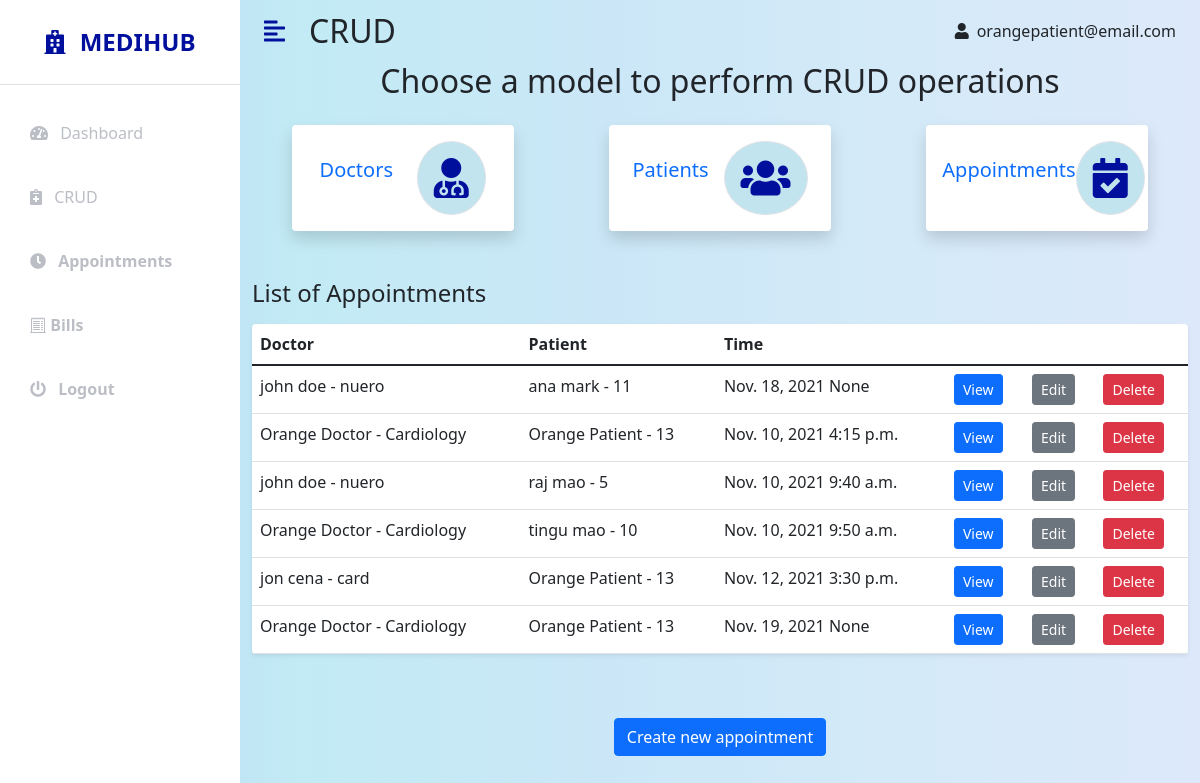
Screenshot of /adminapp/crud/appointments/ (signed in) with the database file from the repository.
### hospital/models.py (models this page shows, shortened)
class Appointment(models.Model):
    doctor = models.ForeignKey(Doctor, on_delete=models.CASCADE, null=True, blank=True)
    patient = models.ForeignKey(Patient, on_delete=models.CASCADE, null=True, blank=True)
    date = models.DateField(null=True, blank=True)
    time = models.TimeField(null=True, blank=True)
    details = models.TextField(max_length=1000, null=True, blank=True)
    confirmed = models.BooleanField(default=False)
    completed = models.BooleanField(default=False)

class Doctor(models.Model):
    GENDER_CHOICES = [
        ('M', 'Male'),
        ('F', 'Female'),
        ('X', 'Other'),
    ]
    user = models.OneToOneField(User, on_delete=models.CASCADE, null=True, blank=True)
    first_name = models.CharField(max_length=50, null=True, blank=True)
    last_name = models.CharField(max_length=50, null=True, blank=True)
    gender = models.CharField(max_length=1, choices=GENDER_CHOICES, null=True, blank=True)
    dob = models.DateField(null=True, blank=True)
    department = models.CharField(max_length=50, null=True, blank=True)
    phone = models.CharField(max_length=10, null=True, blank=True)
    address = models.TextField(max_length=400, null=True, blank=True)
    email = models.CharField(max_length=100, null=True, blank=True)
    salary_in_rs = models.IntegerField(null=True, blank=True)
    schedule = models.TextField(max_length=1000, null=True, blank=True)
    def __str__(self):
        return f'{self.first_name} {self.last_name} - {self.department}'

class Patient(models.Model):
    GENDER_CHOICES = [
        ('M', 'Male'),
        ('F', 'Female'),
        ('X', 'Other'),
    ]
    user = models.OneToOneField(User, on_delete=models.CASCADE, null=True, blank=True)
    first_name = models.CharField(max_length=50, null=True, blank=True)
    last_name = models.CharField(max_length=50, null=True, blank=True)
    gender = models.CharField(max_length=1, choices=GENDER_CHOICES, null=True, blank=True)
    dob = models.DateField(null=True, blank=True)
    phone = models.CharField(max_length=10, null=True, blank=True)
    address = models.TextField(max_length=400, null=True, blank=True)
    email = models.CharField(max_length=100, null=True, blank=True)
    def __str__(self):
        return f'{self.first_name} {self.last_name} - {self.id}'

### adminapp/views.py (the view)
# urls.py: path('crud/appointments/', views.appointmentListView, name='appointment-list'),
@login_required(login_url='admin-login')
def appointmentListView(request):
    appointmentList = Appointment.objects.all()
    context = {
        'list_of_appointments': appointmentList,
    }
    return render(request, 'adminapp/appointment_list.html', context)

### adminapp/templates/adminapp/appointment_list.html
{% extends 'adminapp/crud_index.html' %}
{% block main %}
<div class="container-fluid">
    <div class="row my-5">
        <h3 class="fs-4 mb-3">List of Appointments</h3>
        <div class="col">
            <table class="table bg-white rounded shadow-sm  table-hover">
                <thead>
                    <tr>
                        <th scope="col">Doctor</th>
                        <th scope="col">Patient</th>
                        <th scope="col">Time</th>
                        <th scope="col"></th>
                        <th scope="col"></th>
                        <th scope="col"></th>
                    </tr>
                </thead>
                <tbody>
                    {% for appointment in list_of_appointments %}
                    <tr>
                        <td>{{appointment.doctor}}</td>
                        <td>{{appointment.patient}}</td>
                        <td>{{appointment.date}} {{appointment.time}}</td>
                        <td><a class="btn btn-primary btn-sm"  href="{% url 'appointment-detail' appointment.id %}">View</a></td>
                        <td><a class="btn btn-secondary btn-sm"  href="{% url 'edit-appointment' appointment.id %}">Edit</a></td>
                        <td><a class="btn btn-danger btn-sm"  href="{% url 'delete-appointment' appointment.id %}">Delete</a></td>
                    </tr>
                    {% endfor %}
                </tbody>
            </table>
        </div>
    </div>
    <h3 class="fs-4 mb-3 text-center"><a class ="btn btn-primary "style="text-decoration:none !important"href="{% url 'create-appointment' %}">Create new appointment</a></h3>
</div>
{% endblock %}

### adminapp/templates/adminapp/crud_index.html
{% extends 'adminapp/base.html' %}
{% block content %}
<nav class="navbar navbar-expand-lg navbar-light bg-transparent py-1 px-4">
    <div class="d-flex align-items-center justify-content-end">
        <i class="fas fa-align-left primary-text fs-4 me-3" id="menu-toggle"></i>
        <h2 class="fs-2 m-2">CRUD</h2>
    </div>
    <div class="collapse navbar-collapse" id="navbarSupportedContent">
        <ul class="navbar-nav ms-auto mb-2 mb-lg-0">
            <li class="nav-item dropdown">
                    <i class="fas fa-user me-2"></i>{{user.username}}
            </li>
        </ul>
    </div>
</nav>
<div class="container-fluid">
    <h2 class="text-center">Choose a model to perform CRUD operations</h2>
    <div class="row g-3 my-2 d-flex justify-content-around">
        <div class="col-md-3">
            <div class="p-3 bg-white shadow d-flex justify-content-around align-items-center rounded">
                <div class="d-flex row justify-content-around ">
                    <p class="fs-5 text-center"><a style="text-decoration:none !important" href="{% url 'doctor-list' %}">Doctors</a></p>
                </div>
                <i class="fas fa-user-md fs-1 primary-text border rounded-full secondary-bg p-3"></i>
            </div>
        </div>
        <div class="col-md-3">
            <div class="p-3 bg-white shadow d-flex justify-content-around align-items-center rounded">
                <div>
                    <p class="fs-5 text-center"><a  style="text-decoration:none !important" href="{% url 'patient-list' %}">Patients</a></p>
                </div>
                <i
                    class="fas fa-users fs-1 primary-text border rounded-full secondary-bg p-3"></i>
            </div>
        </div>
        <div class="col-md-3">
            <div class="p-3 bg-white shadow d-flex justify-content-around align-items-center rounded">
                <div>
                    <p class="fs-5 text-center"><a style="text-decoration:none !important" href="{% url 'appointment-list' %}">Appointments</a></p>
                </div>
                <i class="fas fa-calendar-check fs-1 primary-text border rounded-full secondary-bg p-3"></i>
            </div>
        </div>
    </div>
</div>
{% block main %}
{% endblock %}
{% endblock %}

### adminapp/static/css/style.css (style rules this page uses)
:root { --main-bg-color: #00189d; --main-text-color: #00109d; --second-text-color: #bbbec5; --second-bg-color: #c1e4ef; }
.primary-text { color: var(--main-text-color); }
.secondary-bg { background-color: var(--second-bg-color); }
.rounded-full { border-radius: 100%; }
#menu-toggle { cursor: pointer; }

### rows the page displays
Appointment: doctor "john doe - nuero", patient "ana mark - 11", date "Nov. 18, 2021", time "None"
Appointment: doctor "Orange Doctor - Cardiology", patient "Orange Patient - 13", date "Nov. 10, 2021", time "4:15 p.m."
Appointment: doctor "john doe - nuero", patient "raj mao - 5", date "Nov. 10, 2021", time "9:40 a.m."
Appointment: doctor "Orange Doctor - Cardiology", patient "tingu mao - 10", date "Nov. 10, 2021", time "9:50 a.m."
Appointment: doctor "jon cena - card", patient "Orange Patient - 13", date "Nov. 12, 2021", time "3:30 p.m."
Appointment: doctor "Orange Doctor - Cardiology", patient "Orange Patient - 13", date "Nov. 19, 2021", time "None"

### other values shown
{{ user.username }} "orangepatient@email.com"
